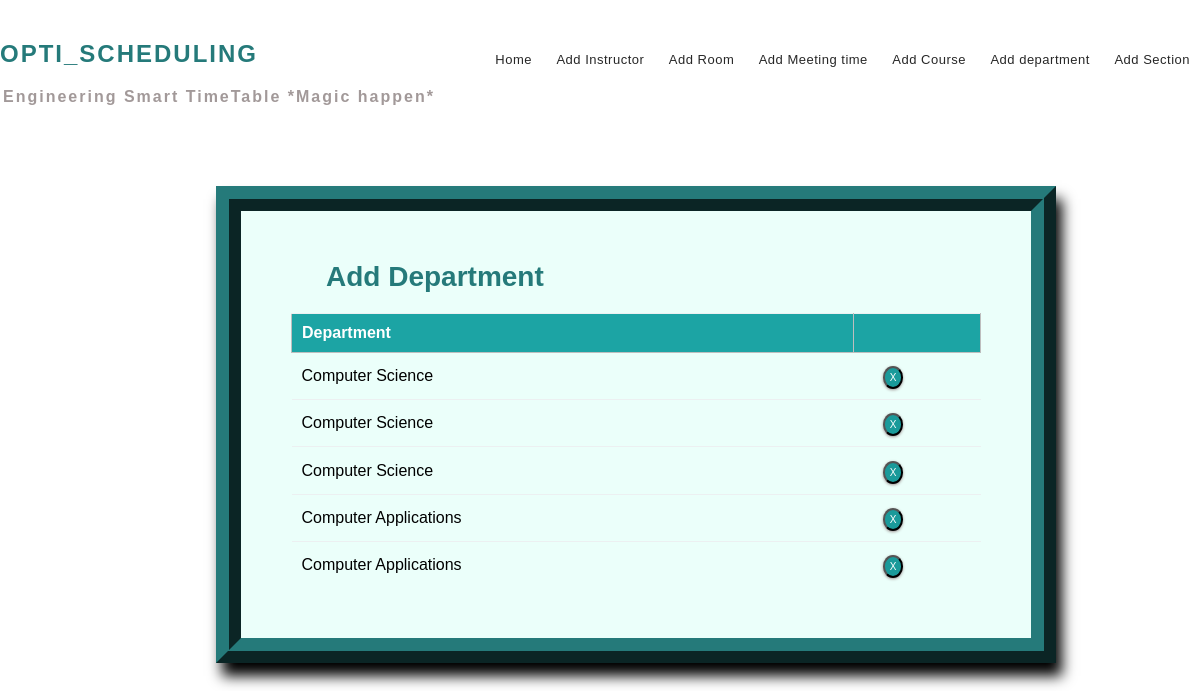
/department_list/, run on the app's committed database.
### mm1/models.py (models this page shows, shortened)
class Department(models.Model):
    dept_name = models.CharField(max_length=50)
    courses = models.ManyToManyField(Course)

### mm1/views.py (the view)
# urls.py: path('department_list/', views.department_list, name='editdepartment'),
def department_list(request):
    context = {
        'departments': Department.objects.all()
    }
    return render(request, 'deptlist.html', context)

### templates/deptlist.html (shortened to what this page needs)
{% extends 'base.html' %}
{% block content %}
{% load static %}
<fieldset class="fieldset">
    <a href="{% url 'adddepartment'%}"><h1 class="tablink" onclick="openPage('new')" id="defaultOpen">Add Department</h1></a>
    <div class="tabcontent" id="edit">
        <table class="table1">
            <thead>
            <tr class="table-headers">
            <th>Department</th>
            <th  class="empty"></th>
            </tr>
            </thead>
            <tbody>
            {% for dept in departments %}
            <tr>
             <td>{{dept.dept_name}}</td>
             <td class="empty">
                <form action="{% url 'deletedepartment' dept.id %}" method="post">
                        <input type="submit" value="X" class="cross">
                </form>
             </td>
             </tr>
            {% endfor %}
            </tbody>
        </table>
    </div>
</fieldset>
{% endblock %}

### static/CSS/style.css (style rules this page uses)
* { margin: 0; padding: 0; box-sizing: border-box; font-family: sans-serif; }
html { scroll-behavior: smooth; }
a { text-decoration:none; }
form { margin-top: 3%; margin-left: 18%; margin-right: 12%; }
fieldset h1 { color: #257a7a; padding-bottom: 20px; margin-left: 35px; display: inline-block; cursor: pointer; font-size: 28px; }
fieldset input { padding:8px; color: #938c8c }
.table2 td, th { border: 1px solid rgb(190,190,190); padding: 10px 20px; }
.table1 { width: 100%; border-collapse: collapse; text-align: left; overflow: hidden; }
.table1 td, th { border-top: 1px solid #ECF0F1; padding: 10px; }
.table1 th { background-color: #1ca4a4; color: #fff; }
.cross { border-radius: 50%; font-size:10px; box-shadow: 0px 1px 3px 0px #9e9292; padding: 4px 5px; color: #fff; background-color: #1a9a9a; cursor: pointer; }
.fieldset { margin-top: 3%; margin-left: 18%; margin-right: 12%; padding: 50px; border-width: 25px; border-style: ridge; border-color: #257a7a; box-shadow: 6px 13px 13px 0px black; background-color: #ebfffa; }

### data on the page
Department: dept_name "Computer Science"
Department: dept_name "Computer Science"
Department: dept_name "Computer Science"
Department: dept_name "Computer Applications"
Department: dept_name "Computer Applications"
